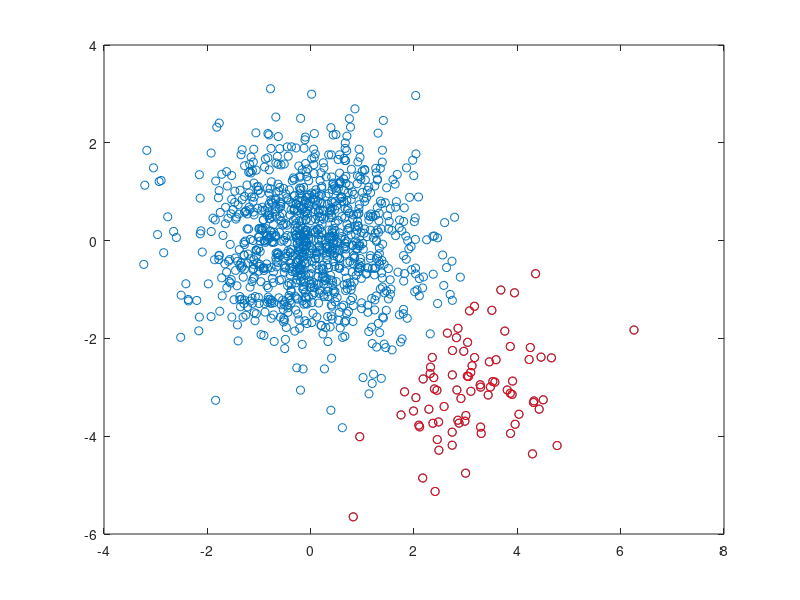

MATLAB code to generate this figure:
 %% Ejersicio
    % generar n vectores en una circurferencia euclidea
    % proyectar datos sobre cada vector
    % calcular la asimetria sobre los datos
    % identificar vector con maxima asimetria 
    % identificar datos raros bajo este vector
    % graficar identificando datos raros 
    
    % generar datos
        % dsitribucion objetivo 
        x1 = randn(1000,2);
        % ruido
        x2 = [3 -3]+ randn(100,2);
        % concatenacion
        data03 = [x1
                    x2];
        %grafica de los datos generados
        %plot(data03(:,1),data03(:,2),'o')

    % generar n vectores en una circurferencia euclidea
        % espacio de linea de 
        % direcciones de los vectores
        theta = 0 : 0.01 : 2*pi;
        % componenete en x de cada angulo
        x = cos(theta);
        % componenete en y de cada angulo
        y = sin(theta);
        % fomacion de los vectores mendiante la 
        % concatenacion de los componentes
        vect = [x
                y];
        % grafica de los vectores
        %plot(x,y,'.')

    % proyeccino de los datos sobre cada vector
        % prouducto punto dato y vecto resulta
        % en la projeccion de datos en cada vector
        Proj_data = data03*vect;
        % vector de asimetrias de cada projeccion
        CA_vect = skewness(Proj_data);

    % identificar vector con maxima asimetria 
        % ubicacion de la projecion con la mayor asimetria
        I = find(abs(CA_vect) == max(abs(CA_vect)));
        % datos en la proyeccion con mayor asimetria
        Max_proj_data = Proj_data(:,I);
        % grafica de los datos projectados con la 
        % mayor asimetria
        % hist(Max_proj_data)
        % boxplot(Max_proj_data)

    
    % identificar datos raros bajo este vector*
        % rango interquiartil: Q3 - Q1
        RI = iqr(Max_proj_data);
        % 3er cuartil
        Q3 = prctile(Max_proj_data,75);
        % valor del bigote superior
        BS = Q3 + 1.5*RI;
    
        % ubiccacion de todos los puntos mayores al
        % bigote superior
        I2  = find(Max_proj_data > BS);
    % *parte superior

    % graficar identificando datos raros 
        plot(data03(:,1),data03(:,2),'o')
        hold on
        plot(data03(I2,1),data03(I2,2),'or')